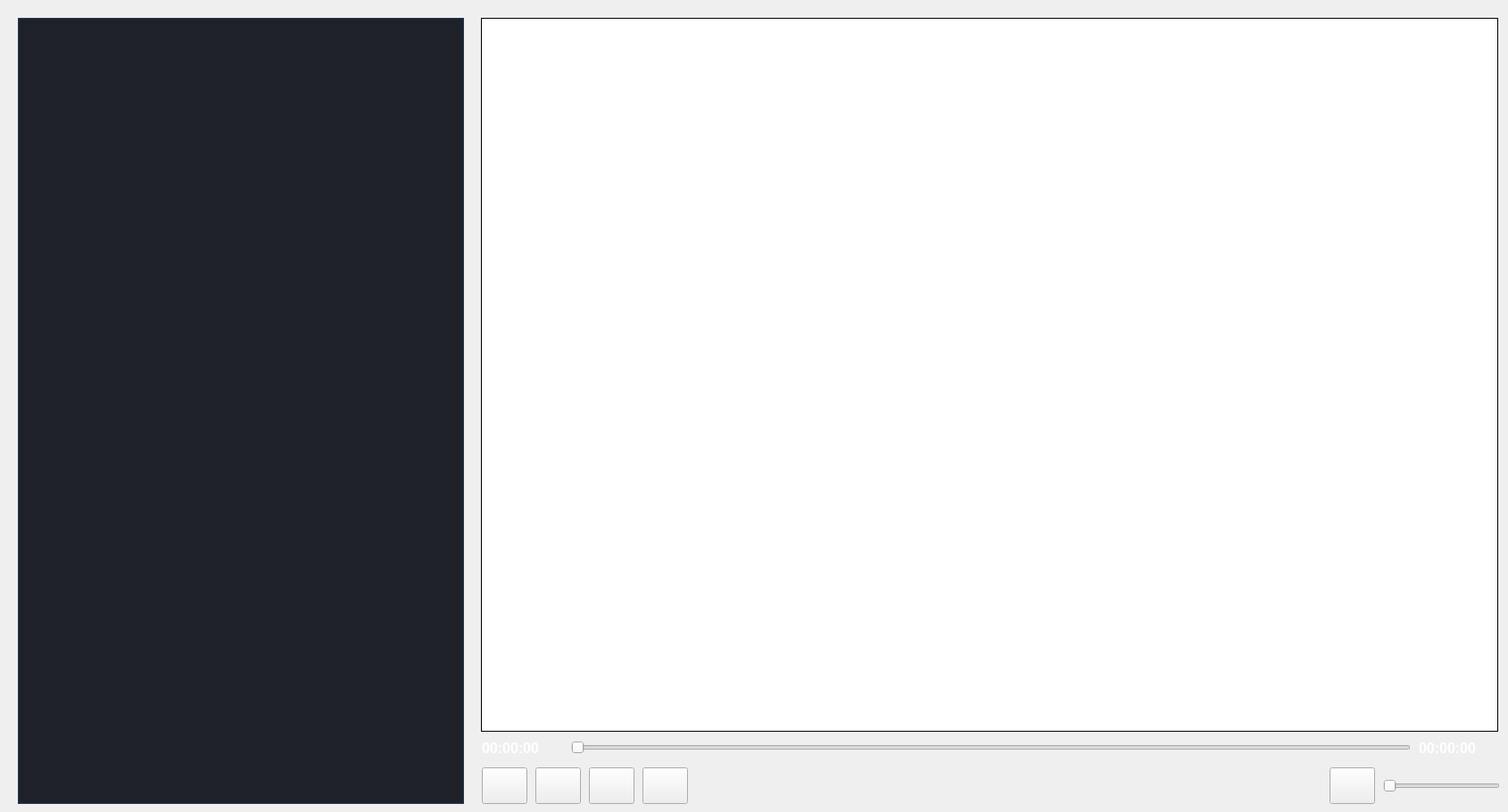
     <widget class="QWidget" name="page_video">
      <property name="styleSheet">
       <string notr="true">#page_video {
    background-color: rgba(58, 63, 70, 180);
    color: white;
    border: 1px solid #6d7a8a;
    border-radius: 12px;
}
</string>
      </property>
      <widget class="QPushButton" name="pushButton_Seek_Backward">
       <property name="geometry">
        <rect>
         <x>540</x>
         <y>860</y>
         <width>51</width>
         <height>41</height>
        </rect>
       </property>
       <property name="text">
        <string/>
       </property>
      </widget>
      <widget class="QListWidget" name="listWidget_VideoList">
       <property name="geometry">
        <rect>
         <x>20</x>
         <y>20</y>
         <width>500</width>
         <height>881</height>
        </rect>
       </property>
       <property name="styleSheet">
        <string notr="true">QListWidget {
    background-color: #1E2228;
    border: 1px solid #253a5e;
    color: white;
}

QListWidget::item {
    height: 45px;
    font-size: 18px;
    border-bottom: 1px solid #304b78;
    padding-left: 10px;
}

QListWidget::item:selected {
    background-color: rgba(70, 120, 180, 220);  /* 더 진하고 선명한 블루 */
    color: white;
}
</string>
       </property>
      </widget>
      <widget class="QGroupBox" name="groupBox_Video">
       <property name="geometry">
        <rect>
         <x>539</x>
         <y>20</y>
         <width>1140</width>
         <height>800</height>
        </rect>
       </property>
       <property name="styleSheet">
        <string notr="true">QGroupBox
{
	border-image: url(:/images/Play_icon.png);
	border:1px solid black;
    background-color: white;
}</string>
       </property>
       <property name="title">
        <string/>
       </property>
      </widget>
      <widget class="QPushButton" name="pushButton_Play_Pause">
       <property name="geometry">
        <rect>
         <x>600</x>
         <y>860</y>
         <width>51</width>
         <height>41</height>
        </rect>
       </property>
       <property name="text">
        <string/>
       </property>
      </widget>
      <widget class="QLabel" name="label_Total_Time">
       <property name="geometry">
        <rect>
         <x>1590</x>
         <y>830</y>
         <width>91</width>
         <height>16</height>
        </rect>
       </property>
       <property name="font">
        <font>
         <pointsize>12</pointsize>
         <weight>75</weight>
         <bold>true</bold>
        </font>
       </property>
       <property name="styleSheet">
        <string notr="true">color: white;</string>
       </property>
       <property name="text">
        <string>00:00:00</string>
       </property>
      </widget>
      <widget class="QLabel" name="label_current_Time">
       <property name="geometry">
        <rect>
         <x>540</x>
         <y>830</y>
         <width>91</width>
         <height>16</height>
        </rect>
       </property>
       <property name="font">
        <font>
         <pointsize>12</pointsize>
         <weight>75</weight>
         <bold>true</bold>
        </font>
       </property>
       <property name="styleSheet">
        <string notr="true">color: white;</string>
       </property>
       <property name="text">
        <string>00:00:00</string>
       </property>
      </widget>
      <widget class="QSlider" name="horizontalSlider_Duration">
       <property name="geometry">
        <rect>
         <x>640</x>
         <y>827</y>
         <width>941</width>
         <height>22</height>
        </rect>
       </property>
       <property name="orientation">
        <enum>Qt::Horizontal</enum>
       </property>
      </widget>
      <widget class="QPushButton" name="pushButton_Stop">
       <property name="geometry">
        <rect>
         <x>660</x>
         <y>860</y>
         <width>51</width>
         <height>41</height>
        </rect>
       </property>
       <property name="text">
        <string/>
       </property>
      </widget>
      <widget class="QPushButton" name="pushButton_Volume">
       <property name="geometry">
        <rect>
         <x>1490</x>
         <y>860</y>
         <width>51</width>
         <height>41</height>
        </rect>
       </property>
       <property name="text">
        <string/>
       </property>
      </widget>
      <widget class="QSlider" name="horizontalSlider_Volume">
       <property name="geometry">
        <rect>
         <x>1550</x>
         <y>870</y>
         <width>131</width>
         <height>22</height>
        </rect>
       </property>
       <property name="orientation">
        <enum>Qt::Horizontal</enum>
       </property>
      </widget>
      <widget class="QPushButton" name="pushButton_Seek_Forward">
       <property name="geometry">
        <rect>
         <x>720</x>
         <y>860</y>
         <width>51</width>
         <height>41</height>
        </rect>
       </property>
       <property name="text">
        <string/>
       </property>
      </widget>
     </widget>
